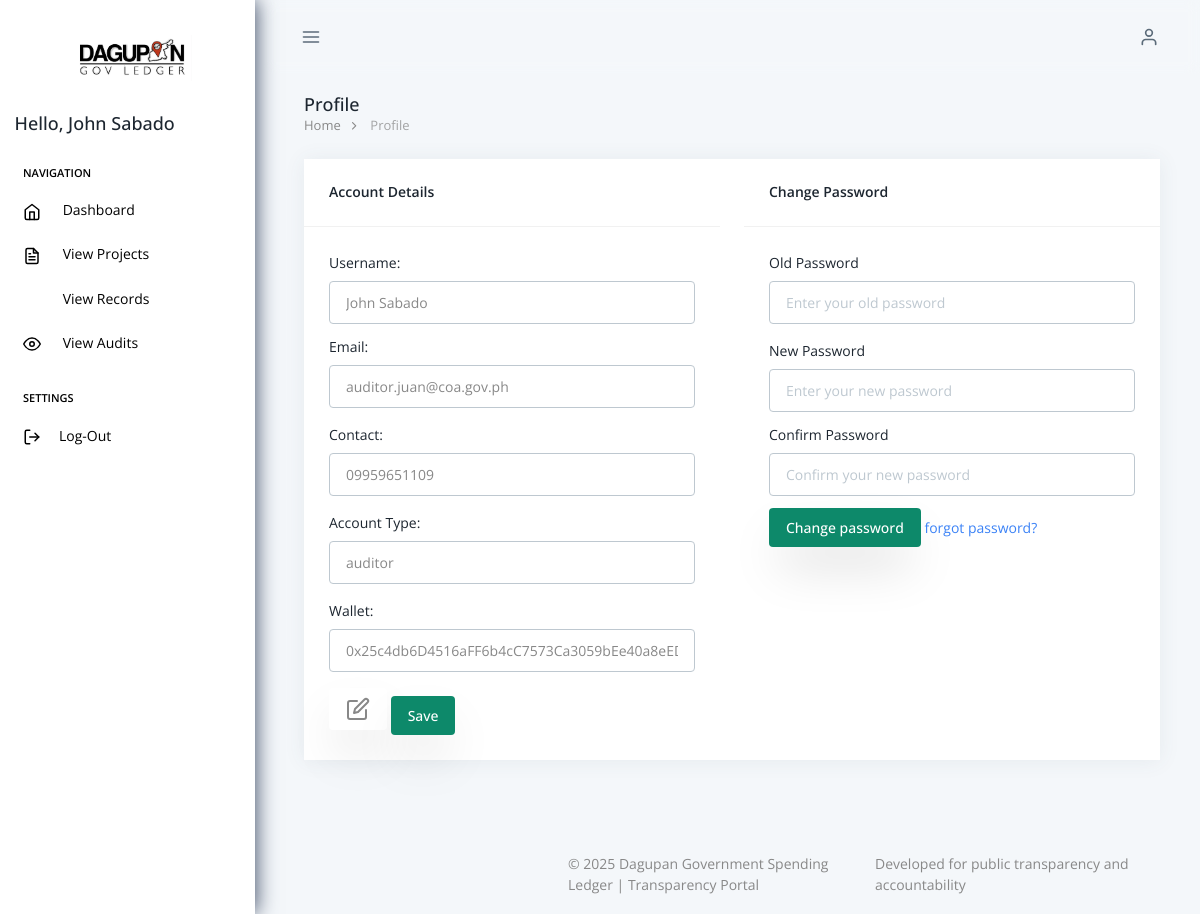
Page /dist/auditor/profile.php (signed in) on the committed database.
### tables this page shows
CREATE TABLE `users` (
  `user_id` int(11) NOT NULL,
  `account_type` enum('agency','auditor','citizen','admin') NOT NULL,
  `email` varchar(255) NOT NULL,
  `password_hash` varchar(255) NOT NULL,
  `full_name` varchar(255) NOT NULL,
  `contact_number` varchar(50) DEFAULT NULL,
  `office_address` text DEFAULT NULL,
  `status` enum('pending','approved','rejected','suspended') DEFAULT 'pending',
  `created_at` timestamp NOT NULL DEFAULT current_timestamp()
);

CREATE TABLE `auditors` (
  `auditor_id` int(11) NOT NULL,
  `user_id` int(11) NOT NULL,
  `organization_name` varchar(255) NOT NULL,
  `office_code` varchar(50) NOT NULL,
  `accreditation_number` varchar(100) NOT NULL,
  `wallet_address` varchar(100) DEFAULT NULL
);

### DAO/UserDao.php (called while the page is built, shortened)
<?php
class UserDAO
{
    private $conn;
    public function __construct($conn)
    {
        $this->conn = $conn;
    }
    public function getUserById($id): mixed
    {
        $sql = "
            SELECT * FROM users WHERE user_id = ?;
        ";
        $stmt = $this->conn->prepare($sql);
        $stmt->bind_param("i", $id);
        $stmt->execute();
        $result = $stmt->get_result();
        return $result->fetch_assoc();
    }
    public function getUserByIdFromAuditor($id): mixed
    {
        $sql = "
            SELECT * FROM auditors WHERE user_id = ?;
        ";
        $stmt = $this->conn->prepare($sql);
        $stmt->bind_param("i", $id);
        $stmt->execute();
        $result = $stmt->get_result();
        return $result->fetch_assoc();
    }
}

### public/dist/auditor/profile.php (the view, shortened to what this page needs)
<?php
  include("../../../config/config.php");
  include("../../../DAO/UserDao.php");
  include("./controller/profileController.php");
  $editMode = $_SESSION['isEdit'];
  $dao = new UserDAO($conn);
  $user = $dao->getUserById($_SESSION['user']['id']);
  $auditor = $dao->getUserByIdFromAuditor($_SESSION['user']['id']);
?>
<!doctype html>
<html lang="en" data-pc-preset="preset-1" data-pc-sidebar-caption="true" data-pc-direction="ltr" dir="ltr" data-pc-theme="light">
<head>
    <link rel="stylesheet" href="../assets/fonts/phosphor/duotone/style.css" />
    <link rel="stylesheet" href="../assets/fonts/tabler-icons.min.css" />
    <link rel="stylesheet" href="../assets/fonts/feather.css" />
    <link rel="stylesheet" href="../assets/fonts/fontawesome.css" />
    <link rel="stylesheet" href="../assets/fonts/material.css" />
    <link rel="stylesheet" href="../assets/css/style.css" id="main-style-link" />
    <link rel="stylesheet" href="../../src/output.css">
    <link
      rel="stylesheet"
      type="text/css"
      href="https://cdn.jsdelivr.net/npm/@phosphor-icons/web@2.1.1/src/regular/style.css"
    />
    <link
      rel="stylesheet"
      type="text/css"
      href="https://cdn.jsdelivr.net/npm/@phosphor-icons/web@2.1.1/src/fill/style.css"
    />
</head>
<body>
   <?php include '../includes/auditor-sidebar.php'; ?>
  <?php include '../includes/header.php'; ?>
  <div class="pc-container">
    <div class="pc-content">
      <div class="page-header">
        <div class="page-block">
          <div class="page-header-title">
            <h5 class="mb-0 font-medium">Profile</h5>
          </div>
          <ul class="breadcrumb">
            <li class="breadcrumb-item"><a href="./dashboard.php">Home</a></li>
            <li class="breadcrumb-item" aria-current="page">Profile</li>
          </ul>
        </div>
      </div>
      <div class="card grid grid-cols-12 gap-x-6">
        <div class="col-span-12 md:col-span-6">
          <div>
            <div class="card-header">
              <h5>Account Details</h5>
            </div>
            <div class="card-body">
              <form class="form-horizontal" method="POST">
                <?php if ($editMode): ?>
                     <div class="mb-3">
                      <label for="floatingInput" class="form-label">Username:</label>
                      <input type="text" name="name" class="form-control" id="floatingInput" placeholder="Input 1" value="<?= htmlspecialchars($user['full_name'])?>"/>
                    </div>
                    <div class="mb-4">
                      <label for="floatingInput1"  class="form-label">Email:</label>
                      <input type="text" name="email" class="form-control" id="floatingInput1" placeholder="Input 2" value="<?= htmlspecialchars($user['email'])?>"/>
                    </div>
                    <div class="mb-4">
                      <label for="floatingInput1" class="form-label">Contact:</label>
                      <input type="text" name="contact" class="form-control" id="floatingInput1" placeholder="Input 2" value="<?= htmlspecialchars($user['contact_number'])?>"/>
                    </div>
                <?php else: ?>
                  <div class="mb-3">
                    <label for="floatingInput" name="name" class="form-label">Username:</label>
                    <input type="text" class="form-control" id="floatingInput" placeholder="Input 1" value="<?= htmlspecialchars($user['full_name'])?>" readonly/>
                  </div>
                  <div class="mb-4">
                    <label for="floatingInput1" name="email" class="form-label">Email:</label>
                    <input type="text" class="form-control" id="floatingInput1" placeholder="Input 2" value="<?= htmlspecialchars($user['email'])?>" readonly/>
                  </div>
                  <div class="mb-4">
                    <label for="floatingInput1" name="contact" class="form-label">Contact:</label>
                    <input type="text" class="form-control" id="floatingInput1" placeholder="Input 2" value="<?= htmlspecialchars($user['contact_number'])?>" readonly/>
                  </div>
                <?php endif; ?>
                <div class="mb-4">
                  <label for="floatingInput1" class="form-label">Account Type:</label>
                  <input type="text" class="form-control" id="floatingInput1" placeholder="Input 2" value="<?= htmlspecialchars($user['account_type'])?>" readonly/>
                </div>
                <div class="mb-4">
                  <label for="floatingInput1" class="form-label">Wallet:</label>
                  <input type="text" class="form-control" id="floatingInput1" placeholder="Input 2" value="<?= htmlspecialchars($auditor['wallet_address'])?>" readonly/>
                </div>
                <div class="flex mt-1 justify-between items-center flex-wrap">
                  <div class="form-check">
                    <button type="submit" name="action" value="edit" class="btn mx-auto shadow-2xl"><i data-feather="edit"></i></button>
                    <button type="submit" name="action" value="save" class="btn text-white bg-success-700 mx-auto shadow-2xl">Save</button>
                  </div>
                </div>
              </form>
            </div>
          </div>
        </div>
        <div class="col-span-12 md:col-span-6">
          <div>
            <div class="card-header">
              <h5>Change Password</h5>
            </div>
            <div class="card-body">
              <form class="form-horizontal" method="POST">
                <div class="mb-4">
                  <label for="floatingInput" class="form-label">Old Password</label>
                  <input type="password" required name="oldPassword" class="form-control" id="floatingInput" placeholder="Enter your old password" />
                </div>
                <div class="mb-3">
                  <label for="floatingInput1" class="form-label">New Password</label>
                  <input type="password" required name="newPassword" class="form-control" id="floatingInput1" placeholder="Enter your new password" />
                </div>
                <div class="mb-3">
                  <label for="floatingInput1" class="form-label">Confirm Password</label>
                  <input type="password" required name="confirm" class="form-control" id="floatingInput1" placeholder="Confirm your new password" />
                </div>
                <div class="flex mt-1 justify-between items-center flex-wrap">
                  <div class="form-check">
                    <button type="submit" name="action" value="change"class = "btn text-white bg-success-700 mx-auto shadow-2xl">Change password</button>
                    <a href="../auth/forgotPassword.php" class="text-blue-500">forgot password?</a>
                </div>
              </form>
            </div>
          </div>
        </div>
      </div>
    </div>
  </div>
<?php include '../includes/footer.php'; ?>
</body>
</html>

### rows in the picture
users: full_name "John Sabado", email "auditor.juan@coa.gov.ph", contact_number "09959651109", account_type "auditor"
auditors: wallet_address "0x25c4db6D4516aFF6b4cC7573Ca3059bEe40a8eED"

### other values in the picture
$name "John Sabado"
